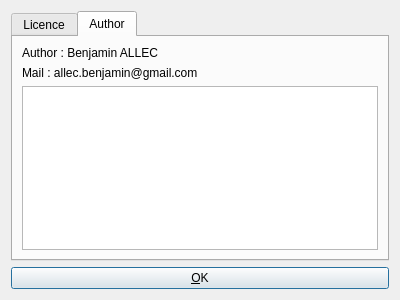
<?xml version="1.0" encoding="UTF-8"?>
<ui version="4.0">
 <class>About</class>
 <widget class="QDialog" name="About">
  <property name="geometry">
   <rect>
    <x>0</x>
    <y>0</y>
    <width>400</width>
    <height>300</height>
   </rect>
  </property>
  <property name="windowTitle">
   <string>About</string>
  </property>
  <layout class="QVBoxLayout" name="verticalLayout">
   <item>
    <widget class="QTabWidget" name="tabWidget">
     <property name="currentIndex">
      <number>1</number>
     </property>
     <widget class="QWidget" name="tab">
      <attribute name="title">
       <string>Licence</string>
      </attribute>
      <layout class="QVBoxLayout" name="verticalLayout_3">
       <item>
        <widget class="QTextBrowser" name="textBrowser_2">
         <property name="html">
          <string>&lt;!DOCTYPE HTML PUBLIC &quot;-//W3C//DTD HTML 4.0//EN&quot; &quot;http://www.w3.org/TR/REC-html40/strict.dtd&quot;&gt;
&lt;html&gt;&lt;head&gt;&lt;meta name=&quot;qrichtext&quot; content=&quot;1&quot; /&gt;&lt;style type=&quot;text/css&quot;&gt;
p, li { white-space: pre-wrap; }
&lt;/style&gt;&lt;/head&gt;&lt;body style=&quot; font-family:'Cantarell'; font-size:11pt; font-weight:400; font-style:normal;&quot;&gt;
&lt;p style=&quot;-qt-paragraph-type:empty; margin-top:0px; margin-bottom:0px; margin-left:0px; margin-right:0px; -qt-block-indent:0; text-indent:0px; font-size:xx-large; font-weight:600;&quot;&gt;&lt;br /&gt;&lt;/p&gt;&lt;/body&gt;&lt;/html&gt;</string>
         </property>
        </widget>
       </item>
      </layout>
     </widget>
     <widget class="QWidget" name="tab_2">
      <attribute name="title">
       <string>Author</string>
      </attribute>
      <layout class="QVBoxLayout" name="verticalLayout_2">
       <item>
        <widget class="QLabel" name="label_2">
         <property name="statusTip">
          <string notr="true"/>
         </property>
         <property name="whatsThis">
          <string notr="true"/>
         </property>
         <property name="text">
          <string>Author : Benjamin ALLEC</string>
         </property>
        </widget>
       </item>
       <item>
        <widget class="QLabel" name="label_3">
         <property name="whatsThis">
          <string notr="true"/>
         </property>
         <property name="text">
          <string>Mail : allec.benjamin@gmail.com</string>
         </property>
        </widget>
       </item>
       <item>
        <widget class="QTextBrowser" name="textBrowser"/>
       </item>
      </layout>
     </widget>
    </widget>
   </item>
   <item>
    <widget class="QPushButton" name="pushButton">
     <property name="text">
      <string>&amp;OK</string>
     </property>
    </widget>
   </item>
  </layout>
 </widget>
 <resources/>
 <connections/>
</ui>
